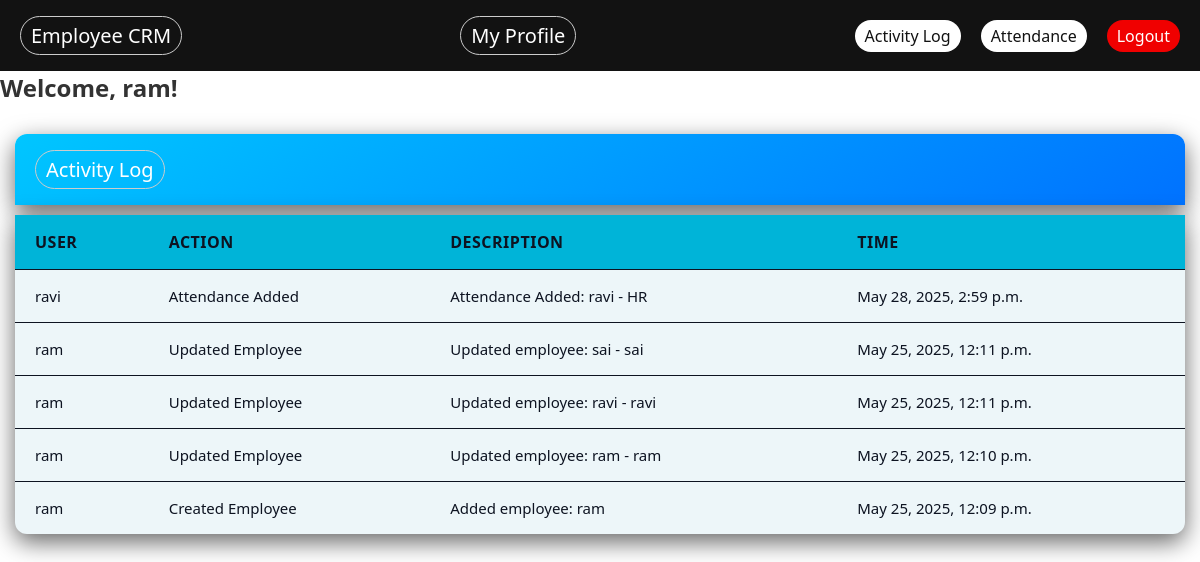
Page /activity-log/ (signed in) on the committed database.
### myapp/models.py (models this page shows, shortened)
class ActivityLog(models.Model):
    user = models.ForeignKey(User, on_delete=models.SET_NULL, null=True)
    action = models.CharField(max_length=100)
    timestamp = models.DateTimeField(auto_now_add=True)
    description = models.TextField()

### myapp/views.py (the view)
# urls.py: path('activity-log/', views.activity_log, name='activity_log'),
@login_required
@user_passes_test(lambda u: is_admin(u) or is_hr(u))
def activity_log(request):
    logs = ActivityLog.objects.all().order_by('-timestamp')
    return render(request, 'activity_log.html', {'logs': logs})

### myapp/views.py (called while the page is built)
def is_admin(user):
    return user.is_superuser or user.groups.filter(name='Admin').exists()

### templates/activity_log.html
{% extends 'base.html' %}
{% block content %}
<div class="main-section">
    <div class="nav-section home-nav">
        <a href="#" class="nav-title btn">Activity Log</a>
    </div>
    <table>
        <thead>
            <tr>
                <th>User</th>
                <th>Action</th>
                <th>Description</th>
                <th>Time</th>
            </tr>
        </thead>
        <tbody>
            {% for log in logs %}
            <tr>
                <td>{{ log.user }}</td>
                <td>{{ log.action }}</td>
                <td>{{ log.description }}</td>
                <td>{{ log.timestamp }}</td>
            </tr>
            {% endfor %}
          </tbody>
    </table>
</div>
{% endblock %}

### templates/base.html (shortened to what this page needs)
{% load static %}
<!DOCTYPE html>
<html lang="en">
<head>
    <link href="https://cdnjs.cloudflare.com/ajax/libs/font-awesome/6.5.0/css/all.min.css" rel="stylesheet"/>
    <link rel="stylesheet" href="{% static 'css/employe.css' %}">
</head>
<body>
    <div class="nav-section">
        {% if request.user.is_superuser or request.user.groups.first.name == "Admin" or request.user.groups.first.name == "HR Manager" %}
        <a href="{% url 'employee_list' %}" class="nav-title btn">Employee CRM</a>
        {% endif %}
        <a href="{% url 'employee_profile' %}" class="nav-title btn">My Profile</a>
        <div class="nav-links">
            {% if request.user.is_superuser or request.user.groups.first.name == "Admin" or request.user.groups.first.name == "HR Manager" %}
            <a href="{% url 'activity_log' %}" class="btn login">Activity Log</a>
            <a href="{% url 'attendance_list' %}" class="btn login">Attendance</a>
            {% endif %}
            {% if user.is_authenticated %}
            <a href="{% url 'logout' %}" class="btn logout">Logout</a>
            {% else %}
            <a href="{% url 'login' %}" class="btn login">Login</a>
            <a href="{% url 'signup' %}" class="btn signup">Sign Up</a>
            {% endif %}
        </div>
    </div>
    <h2>Welcome, {{user.username}}!</h2>
    <div>{% block content %} {% endblock %}</div>
</body>
</html>

### static/css/employe.css (style rules this page uses)
* { padding: 0; margin: 0; box-sizing: border-box; font-family: 'Segoe UI', sans-serif; }
a { text-decoration: none; color: #fff; }
h2 { color: #333; margin-bottom: 20px; }
button, .btn { padding: 5px 10px; font-size: 16px; border: none; border-radius: 25px; cursor: pointer; }
.nav-section { width: 100%; padding: 16px 20px; background: #121212; display: flex; justify-content: space-between; align-items: center; }
.nav-title { font-size: 20px; border: 1px solid #ccc; }
.nav-links { display: flex; gap: 20px; }
.nav-links .login { background-color: #fff; color: #121212; }
.nav-links .logout { background-color: #f00000; }
.main-section { padding: 10px 15px; display: flex; justify-content: center; align-items: center; flex-direction: column; }
.home-nav { border-radius: 12px 12px 0px 0px; background: linear-gradient(145deg, #00c6ff, #0072ff); box-shadow: 0 8px 24px rgba(0, 0, 0, 0.6); }
table { border-collapse: collapse; width: 100%; background: #edf6f9; color: #0d1321; box-shadow: 0 8px 24px rgba(0, 0, 0, 0.6); border-radius: 0px 0px 12px 12px; overflow: hidden; margin-top: 10px; }
th, td { padding: 16px 20px; text-align: left; border-bottom: 1px solid #0d1321; }
th { background: #00b4d8; font-size: 16px; font-weight: 600; letter-spacing: 0.5px; text-transform: uppercase; }
td { font-size: 15px; }
tr:last-child td { border-bottom: none; }

### rows in the picture
ActivityLog: user "ravi", action "Attendance Added", description "Attendance Added: ravi - HR", timestamp "May 28, 2025, 2:59 p.m."
ActivityLog: user "ram", action "Updated Employee", description "Updated employee: sai - sai", timestamp "May 25, 2025, 12:11 p.m."
ActivityLog: user "ram", action "Updated Employee", description "Updated employee: ravi - ravi", timestamp "May 25, 2025, 12:11 p.m."
ActivityLog: user "ram", action "Updated Employee", description "Updated employee: ram - ram", timestamp "May 25, 2025, 12:10 p.m."
ActivityLog: user "ram", action "Created Employee", description "Added employee: ram", timestamp "May 25, 2025, 12:09 p.m."

### other values in the picture
{{ user.username }} "ram"
